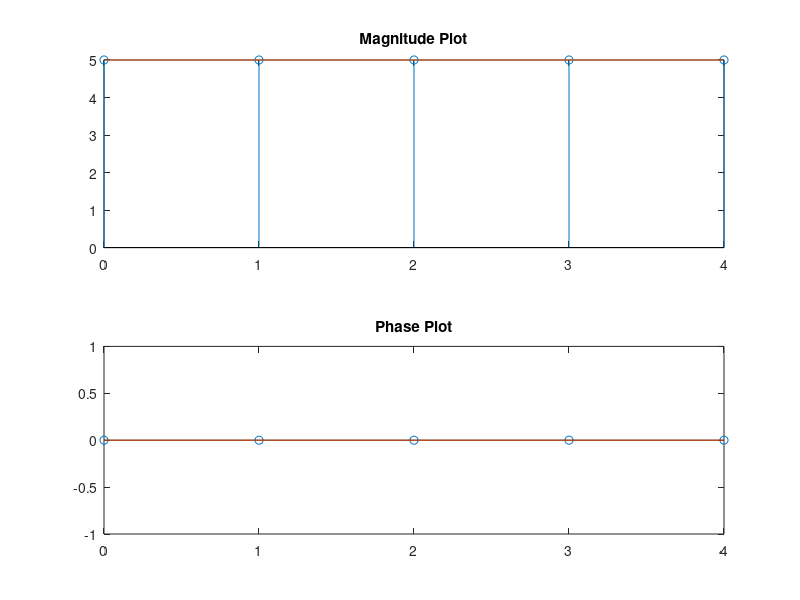

MATLAB code for this plot:

clc;
clear all;
close all;
x=input("enter sequence:");
N=input("enter the N point:");
l=length(x);
x=[x zeros(1,N-l)];
X=zeros(1,N);
for k=0:N-1
    for n=0:N-1
        X(k+1)=X(k+1)+x(n+1)*exp(-1j*2*pi*n*k/N);
    end
end
disp('X');
disp(X);
disp('round(X)');
disp(round(X));
%verification
disp('fft');
disp(fft(x));
%plotting
k=0:N-1;
magX=abs(X);
phaseX=angle(X);
subplot(2,1,1);
stem(k,magX);
title("Magnitude Plot");
hold on;
plot(k,magX);
subplot(2,1,2);
stem(k,phaseX);
hold on;
title("Phase Plot");
plot(k,phaseX);



clc;     
clear all;
close all;
X=input("enter sequence:");
N=input("enter the n point:");
l=length(X);
X=[X zeros(1,N-l)];
x=zeros(N,1);
for k=0:N-1
    for n=0:N-1
        x(n+1)=x(n+1)+X(k+1)*exp(1j*2*pi*n*k/N);
    end
end
x=1/N.*x;
disp('x');
disp(x);
disp('round(x)');
disp(round(x));
%verification
disp('ifft');
disp(ifft(X));